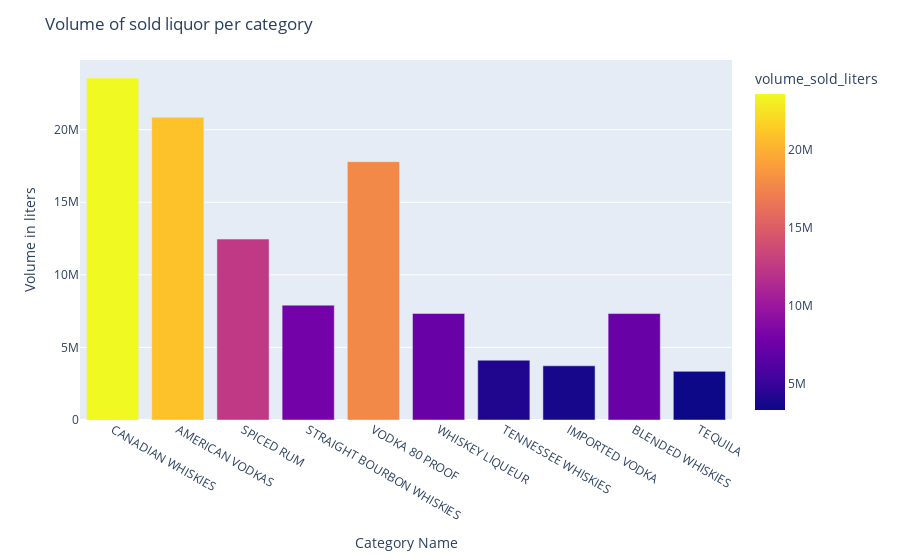
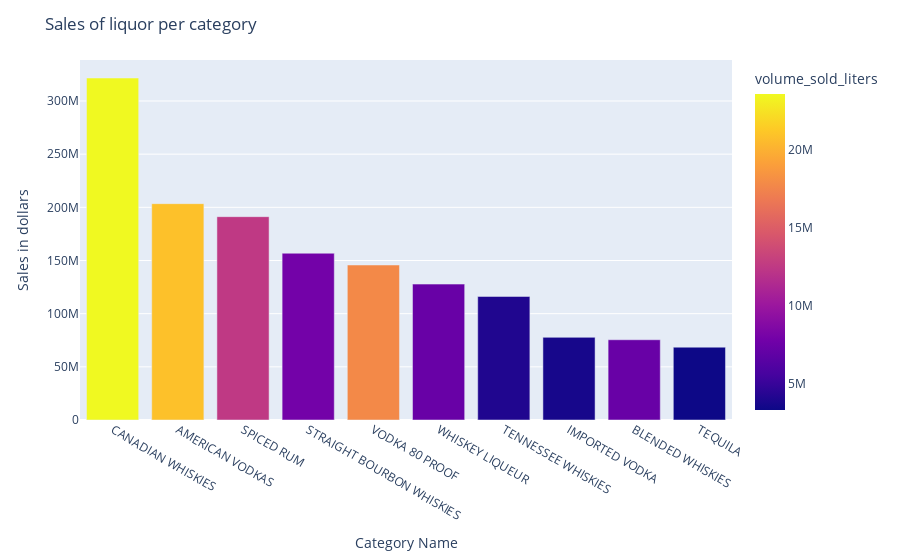

Notebook code for these charts, in order:
### Code cell
fig_reg = px.bar(df_plot.head(10),x='category_name', y='volume_sold_liters',color='volume_sold_liters')
fig_reg.update_layout(
    title="Volume of sold liquor per category",
    xaxis_title=" Category Name",
    yaxis_title="Volume in liters",
    )

fig_reg2 = px.bar(df_plot.head(10),x='category_name', y='sale_dollars',color='volume_sold_liters')
fig_reg2.update_layout(
    title="Sales of liquor per category",
    xaxis_title="Category Name",
    yaxis_title="Sales in dollars",
    )


fig_reg.show()
fig_reg2.show()

# Let's look at graphic of most income-generating category of alcohol and their volume
# Here we can see that vodka is 3d on volume and 5th on income

### Figure 1 — Plotly figure (JSON) as saved in the notebook; plotly's stock layout.template omitted (floating-point values rounded to 4 significant figures)
{"data": [{"alignmentgroup": "True", "hovertemplate": "category_name=%{x}<br>volume_sold_liters=%{marker.color}<extra></extra>", "legendgroup": "", "marker": {"color": [23560000.0, 20860000.0, 12460000.0, 7913000.0, 17800000.0, 7338000.0, 4119000.0, 3734000.0, 7333000.0, 3351000.0], "coloraxis": "coloraxis"}, "name": "", "offsetgroup": "", "orientation": "v", "showlegend": false, "textposition": "auto", "type": "bar", "x": ["CANADIAN WHISKIES", "AMERICAN VODKAS", "SPICED RUM", "STRAIGHT BOURBON WHISKIES", "VODKA 80 PROOF", "WHISKEY LIQUEUR", "TENNESSEE WHISKIES", "IMPORTED VODKA", "BLENDED WHISKIES", "TEQUILA"], "xaxis": "x", "y": [23560000.0, 20860000.0, 12460000.0, 7913000.0, 17800000.0, 7338000.0, 4119000.0, 3734000.0, 7333000.0, 3351000.0], "yaxis": "y"}], "layout": {"barmode": "relative", "coloraxis": {"colorbar": {"title": {"text": "volume_sold_liters"}}, "colorscale": [[0, "#0d0887"], [0.1111, "#46039f"], [0.2222, "#7201a8"], [0.3333, "#9c179e"], [0.4444, "#bd3786"], [0.5556, "#d8576b"], [0.6667, "#ed7953"], [0.7778, "#fb9f3a"], [0.8889, "#fdca26"], [1, "#f0f921"]]}, "legend": {"tracegroupgap": 0}, "margin": {"t": 60}, "title": {"text": "Volume of sold liquor per category"}, "xaxis": {"anchor": "y", "domain": [0, 1], "title": {"text": " Category Name"}}, "yaxis": {"anchor": "x", "domain": [0, 1], "title": {"text": "Volume in liters"}}}}

### Figure 2 — Plotly figure (JSON) as saved in the notebook; plotly's stock layout.template omitted (floating-point values rounded to 4 significant figures)
{"data": [{"alignmentgroup": "True", "hovertemplate": "category_name=%{x}<br>sale_dollars=%{y}<br>volume_sold_liters=%{marker.color}<extra></extra>", "legendgroup": "", "marker": {"color": [23560000.0, 20860000.0, 12460000.0, 7913000.0, 17800000.0, 7338000.0, 4119000.0, 3734000.0, 7333000.0, 3351000.0], "coloraxis": "coloraxis"}, "name": "", "offsetgroup": "", "orientation": "v", "showlegend": false, "textposition": "auto", "type": "bar", "x": ["CANADIAN WHISKIES", "AMERICAN VODKAS", "SPICED RUM", "STRAIGHT BOURBON WHISKIES", "VODKA 80 PROOF", "WHISKEY LIQUEUR", "TENNESSEE WHISKIES", "IMPORTED VODKA", "BLENDED WHISKIES", "TEQUILA"], "xaxis": "x", "y": [321629995, 203445748, 191230879, 156847891, 145765084, 127806552, 116194638, 77726421, 75480395, 68479198], "yaxis": "y"}], "layout": {"barmode": "relative", "coloraxis": {"colorbar": {"title": {"text": "volume_sold_liters"}}, "colorscale": [[0, "#0d0887"], [0.1111, "#46039f"], [0.2222, "#7201a8"], [0.3333, "#9c179e"], [0.4444, "#bd3786"], [0.5556, "#d8576b"], [0.6667, "#ed7953"], [0.7778, "#fb9f3a"], [0.8889, "#fdca26"], [1, "#f0f921"]]}, "legend": {"tracegroupgap": 0}, "margin": {"t": 60}, "title": {"text": "Sales of liquor per category"}, "xaxis": {"anchor": "y", "domain": [0, 1], "title": {"text": "Category Name"}}, "yaxis": {"anchor": "x", "domain": [0, 1], "title": {"text": "Sales in dollars"}}}}
